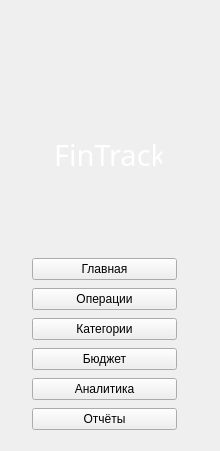
       <widget class="QWidget" name="sidebar" native="true">
        <property name="minimumSize">
         <size>
          <width>220</width>
          <height>0</height>
         </size>
        </property>
        <property name="maximumSize">
         <size>
          <width>220</width>
          <height>16777215</height>
         </size>
        </property>
        <property name="styleSheet">
         <string notr="true"/>
        </property>
        <widget class="QWidget" name="verticalLayoutWidget">
         <property name="geometry">
          <rect>
           <x>20</x>
           <y>40</y>
           <width>169</width>
           <height>402</height>
          </rect>
         </property>
         <layout class="QVBoxLayout" name="verticalLayout">
          <property name="spacing">
           <number>8</number>
          </property>
          <property name="leftMargin">
           <number>12</number>
          </property>
          <property name="topMargin">
           <number>20</number>
          </property>
          <property name="rightMargin">
           <number>12</number>
          </property>
          <property name="bottomMargin">
           <number>12</number>
          </property>
          <item>
           <widget class="QLabel" name="lblLogo">
            <property name="font">
             <font>
              <family>Gill Sans MT</family>
              <pointsize>22</pointsize>
              <bold>false</bold>
             </font>
            </property>
            <property name="styleSheet">
             <string notr="true">color: white;
padding: 15px;</string>
            </property>
            <property name="text">
             <string>FinTrack</string>
            </property>
           </widget>
          </item>
          <item>
           <widget class="QPushButton" name="btnDashboard">
            <property name="styleSheet">
             <string notr="true"/>
            </property>
            <property name="text">
             <string>Главная</string>
            </property>
           </widget>
          </item>
          <item>
           <widget class="QPushButton" name="btnTransactions">
            <property name="text">
             <string>Операции</string>
            </property>
           </widget>
          </item>
          <item>
           <widget class="QPushButton" name="btnCategories">
            <property name="text">
             <string>Категории</string>
            </property>
           </widget>
          </item>
          <item>
           <widget class="QPushButton" name="btnBudget">
            <property name="text">
             <string>Бюджет</string>
            </property>
           </widget>
          </item>
          <item>
           <widget class="QPushButton" name="btnAnalystics">
            <property name="text">
             <string>Аналитика</string>
            </property>
           </widget>
          </item>
          <item>
           <widget class="QPushButton" name="btnReports">
            <property name="text">
             <string>Отчёты</string>
            </property>
           </widget>
          </item>
         </layout>
        </widget>
       </widget>
